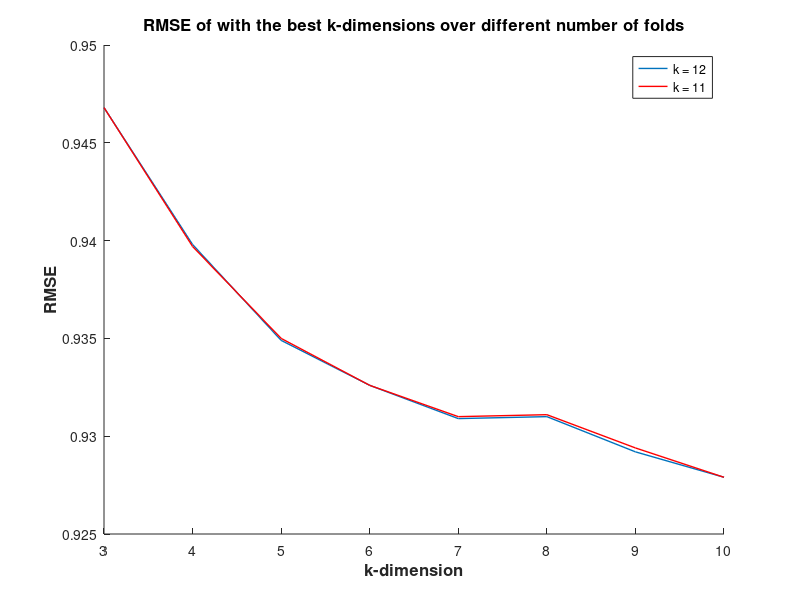

This figure's MATLAB source:
% load('results-not rounded.mat')
% rmse1 = rmse;
% load('results_rounded.mat')
% rmse2 = rmse;
rmse3 = load('_rmse.csv');
%rmse4 = load('rmse-user-pearson.csv');

% a1 = mean(rmse1,1);
% a2 = mean(rmse2,1);

% a1 = rmse1(8,:);
% a2 = rmse2(8,:);

% a1 = rmse1(:,1);
% a2 = rmse1(:,30);
%a3 = rmse4(:,2);

%a4 = mean(rmse4,1);
%a1 = rmse3(8,:);
a1 = rmse3(:,12);
a2 = rmse3(:,11);

%b = 1:30;
b = 3:10;

hold on
plot(b,a1,'LineWidth',1)
plot(b,a2,'r','LineWidth',1)
% plot(b,a3,'g','LineWidth',3)
%title('RMSE of with k=12, k=1, and with the Pearson method','fontweight','bold','fontsize',12)
%title('RMSE of with the best number of CV-folds over different k-dimensions','fontweight','bold','fontsize',12)
title('RMSE of with the best k-dimensions over different number of folds','fontweight','bold','fontsize',12)
%title('Average RMSE of different folds on different k-dimensions','fontweight','bold','fontsize',12)
%title('RMSE of non-rounded with k=1 and k=30','fontweight','bold','fontsize',12)
%title('Average RMSE of different k-dimensions on different number of folds','fontweight','bold','fontsize',12)
xlabel('k-dimension','fontweight','bold','fontsize',12);
%xlabel('Number of folds','fontweight','bold','fontsize',12);
ylabel('RMSE','fontweight','bold','fontsize',12);
%legend('Not rounded ratings','Rounded ratings')
%legend('k = 12','k = 1','Pearson-User')
legend('k = 12','k = 11')
hold off
